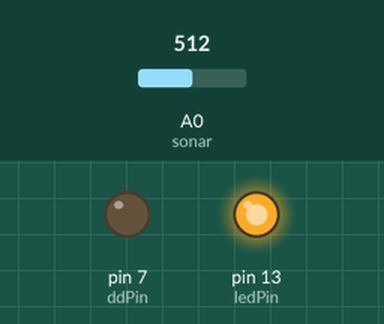
The sketch below on a simulated Arduino Uno, built with avr-gcc and run on an emulated ATmega328P. On the bench: output pins drawn as LEDs (lit = HIGH). Inputs (shaded band) come from the test bench; at power-on: A0 (sonar) = 512.

Above: at 0.2 s.
At 0.7 s:
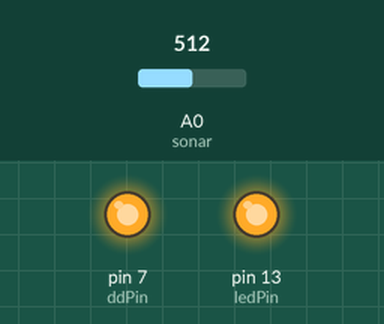
At 2.8 s:
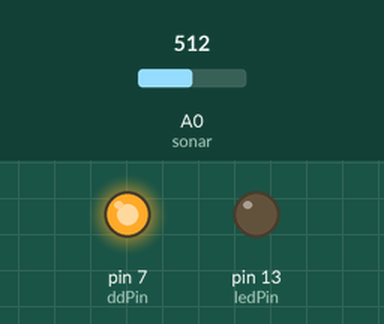
Timing chart, 0 to 4.3 s (numbered marks = the images above):
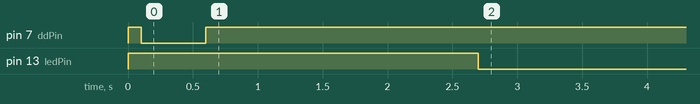

The sketch:

roomba_fin.ino
```cpp
//Joshua Collins
// I have declared byte 0x00 as byte j beacues if not defined as a specific type the compile will reject it as being not defined - Joshua Collins

#include <SoftwareSerial.h>

SoftwareSerial roomba(5,3);  // RX,TX
int rxPin = 5;
int txPin = 3;
int ddPin = 7;
int ledPin = 13;
int sonar = A0;

double dist=0;


void setup() {
//  pinMode(txPin,  OUTPUT);
  pinMode(ddPin,  OUTPUT);   // sets the pins as output
  pinMode(ledPin, OUTPUT);   // sets the pins as output
  Serial.begin(57600);
  roomba.begin(57600);

  digitalWrite(ledPin, HIGH); // say we're alive

  // wake up the robot
  digitalWrite(ddPin, HIGH);
  delay(100);
  digitalWrite(ddPin, LOW);
  delay(500);
  digitalWrite(ddPin, HIGH);
  delay(2000);
  // set up ROI to receive commands
  roomba.write(128);  // START as defined in manual(adim)
  delay(50);
  roomba.write(130);  // CONTROL adim
  delay(50);
  digitalWrite(ledPin, LOW);
}

void loop() {


  dist=(analogRead(sonar)*.54);


//Serial.println(dist);

if((dist)>10){

   goForward();
   delay(50);
   halt();

}

if((dist)<=10){
  goBackward();
  delay(50);
  halt();
  //spinLeft();
}

}

void goForward() {

  byte j = 0x00;


  roomba.write(137);   // DRIVE
  roomba.write(j);   // 0x00c8 == 200
  roomba.write(0xc8);
  roomba.write(0x80);
  roomba.write(j);
}

void halt(){

  byte j = 0x00;


  roomba.write(137);
  roomba.write(j);
  roomba.write(j);
  roomba.write(j);
  roomba.write(j);

}


void goBackward() {
  byte j = 0x00;

  roomba.write(137);   // DRIVE
  roomba.write(0xff);   // 0xff38 == -200
  roomba.write(0x38);
  roomba.write(0x80);
  roomba.write(j);
}
void spinLeft() {
  byte j = 0x00;


  roomba.print(137);   // DRIVE
  roomba.print(j);   // 0x00c8 == 200
  roomba.print(0xc8);
  roomba.print(j);
  roomba.print(0x01);   // 0x0001 == spin left
}
void spinRight() {
  byte j = 0x00;


  roomba.print(137);   // DRIVE
  roomba.print(j);   // 0x00c8 == 200
  roomba.print(0xc8);
  roomba.print(0xff);
  roomba.print(0xff);   // 0xffff == -1 == spin right
}
```
